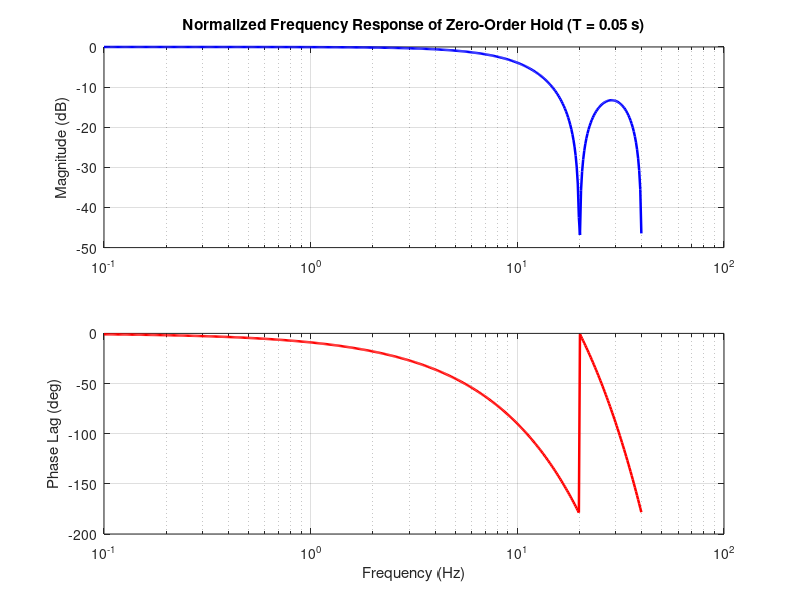

Reproduce this figure in MATLAB.
clc; clear; close all;
T = 0.05;                     % Sampling period = 0.05 s (fs = 20 Hz)
f = logspace(-1, 1.6, 500);   % 0.1 Hz to ~40 Hz
w = 2 * pi * f;
% Exact ZOH Frequency Response: (1 - exp(-j*w*T)) ./ (j*w)
G_zoh = (1 - exp(-1j * w * T)) ./ (1j * w);
mag_dB = 20 * log10(abs(G_zoh) / T);   % Normalized to DC gain T
phase_deg = unwrap(angle(G_zoh)) * (180 / pi);
% Evaluate at Nyquist Frequency (f_nyq = 10 Hz)
f_nyq = 1 / (2*T);
G_nyq = (1 - exp(-1j * 2*pi*f_nyq * T)) / (1j * 2*pi*f_nyq);
fprintf('At Nyquist Frequency (%.1f Hz): Normalized Mag = %.2f dB, Phase = %.1f deg\n', ...
    f_nyq, 20*log10(abs(G_nyq)/T), angle(G_nyq)*180/pi);
figure;
subplot(2,1,1); semilogx(f, mag_dB, 'b-', 'LineWidth', 1.8); grid on;
title('Normalized Frequency Response of Zero-Order Hold (T = 0.05 s)');
ylabel('Magnitude (dB)');
subplot(2,1,2); semilogx(f, phase_deg, 'r-', 'LineWidth', 1.8); grid on;
xlabel('Frequency (Hz)'); ylabel('Phase Lag (deg)');
